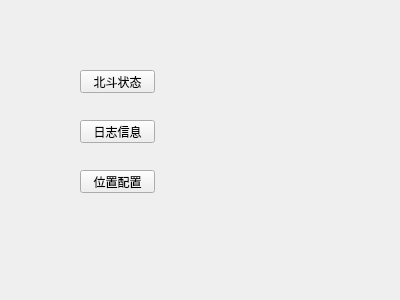
<?xml version="1.0" encoding="UTF-8"?>
<ui version="4.0">
 <class>StateParam</class>
 <widget class="QWidget" name="StateParam">
  <property name="geometry">
   <rect>
    <x>0</x>
    <y>0</y>
    <width>400</width>
    <height>300</height>
   </rect>
  </property>
  <property name="windowTitle">
   <string>Form</string>
  </property>
  <widget class="QPushButton" name="pushButton">
   <property name="geometry">
    <rect>
     <x>80</x>
     <y>70</y>
     <width>75</width>
     <height>23</height>
    </rect>
   </property>
   <property name="text">
    <string>北斗状态</string>
   </property>
  </widget>
  <widget class="QPushButton" name="pushButton_2">
   <property name="geometry">
    <rect>
     <x>80</x>
     <y>120</y>
     <width>75</width>
     <height>23</height>
    </rect>
   </property>
   <property name="text">
    <string>日志信息</string>
   </property>
  </widget>
  <widget class="QPushButton" name="pushButton_3">
   <property name="geometry">
    <rect>
     <x>80</x>
     <y>170</y>
     <width>75</width>
     <height>23</height>
    </rect>
   </property>
   <property name="text">
    <string>位置配置</string>
   </property>
  </widget>
 </widget>
 <resources/>
 <connections/>
</ui>
